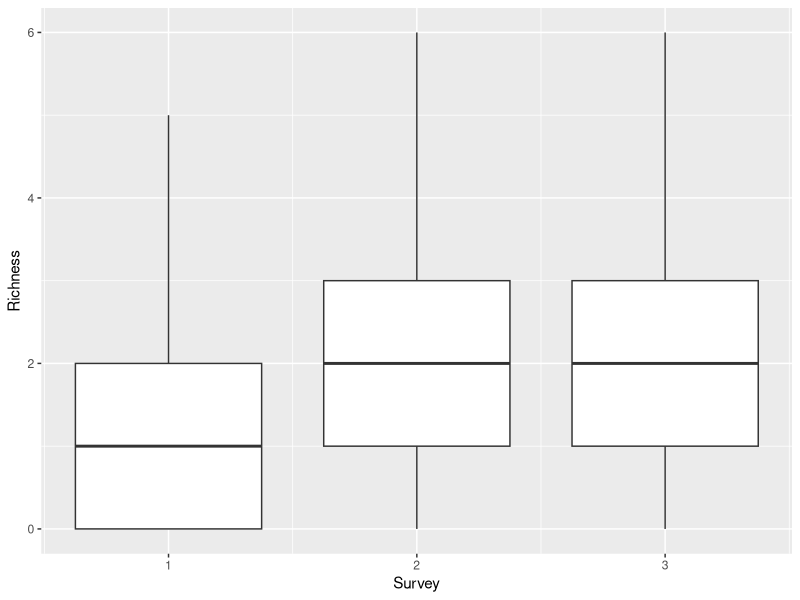
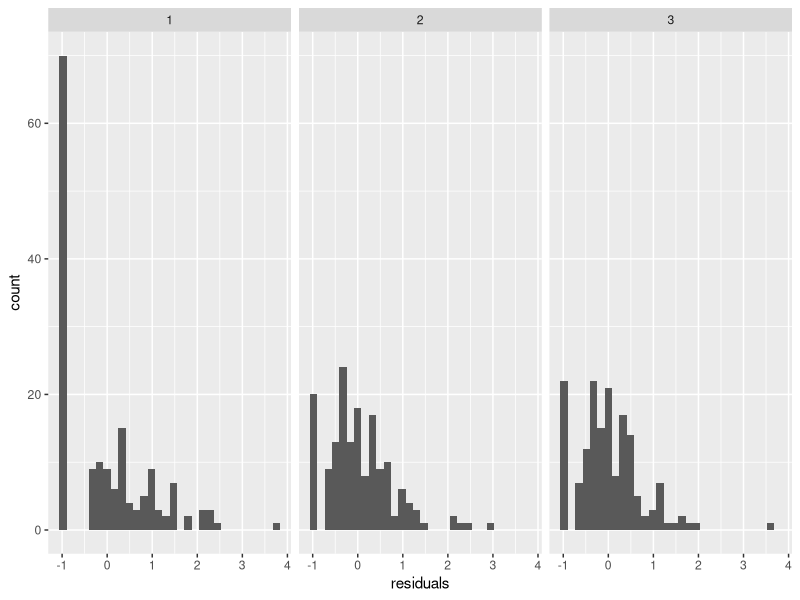
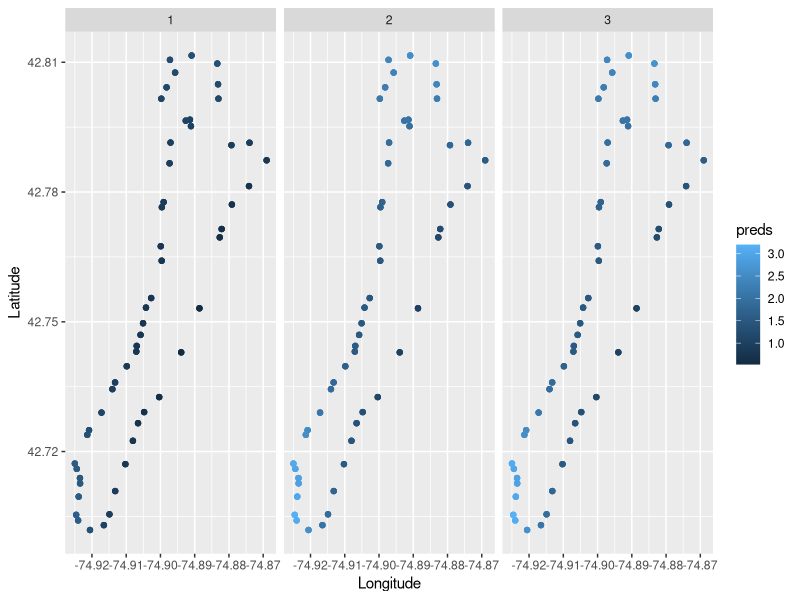
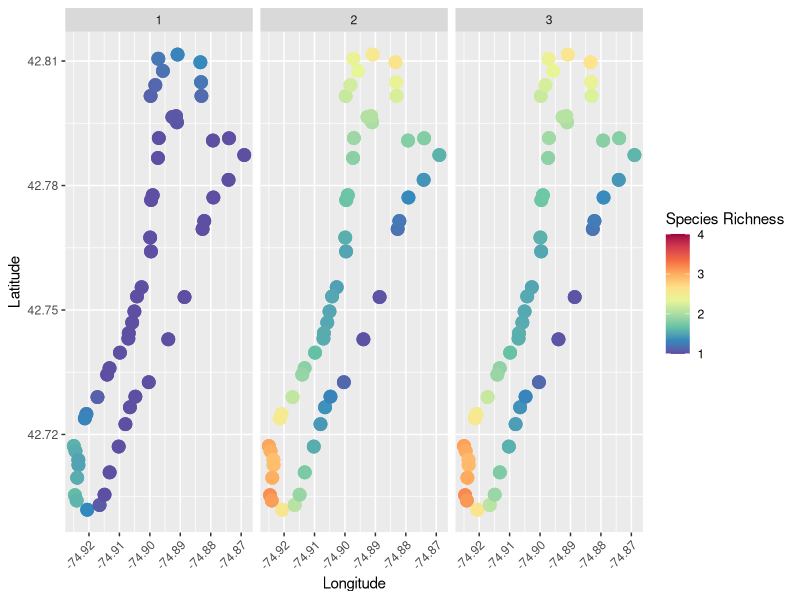
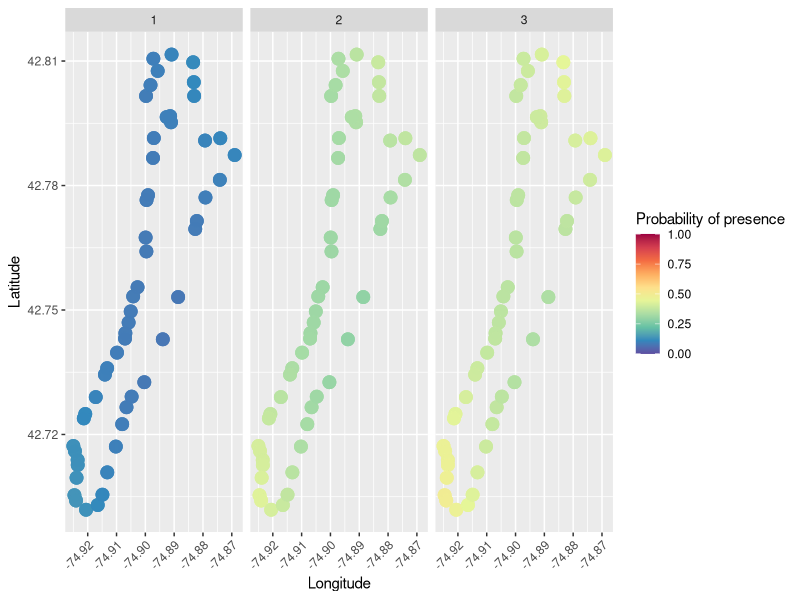

Reproduce these figures in R, in order.
## ---- chunk 1

## ---- chunk 2
library(tidyverse) # Data manipulation, summaries, plotting
library(RColorBrewer) # Pretty color ramps for graphs
## ---- chunk 3
plants <- read.csv("data/plant_abundances.csv")
## ---- chunk 4
long_data <- pivot_longer(plants,
                          cols = 8:ncol(plants),
                          names_to = "Species",
                          values_to = "Abundance")
## ---- chunk 5
# Initialize new column called Presence of all `0`s
long_data$Presence <- 0

# Change this to `1` if Abundance does not equal `Z` for zero
long_data$Presence[long_data$Abundance != "Z"] <- 1

## ---- chunk 6
richness <- long_data %>% 
  group_by(Site, Survey, Toss, Longitude, Latitude) %>% 
  summarize(Richness = sum(Presence))
## ---- chunk 7
ggplot(richness, aes(x = Survey, y = Richness, group = Survey)) +
  geom_boxplot()
## ---- chunk 8
kruskal.test(Richness ~ Survey, data = richness)
## ---- chunk 9
pairwise.wilcox.test(x = richness$Richness, 
                     g = richness$Survey, 
                     p.adjust.method = "bonferroni")
## ---- chunk 10
richness_mod <- glm(Richness ~ Longitude*Latitude + factor(Survey), 
                    data = richness, 
                    family = poisson)

summary(richness_mod)
## ---- chunk 11
# You can extract model residuals (errors) like this
# and add them to the original data
richness$residuals <- richness_mod$residuals

# That makes it easy to graph the residuals in ggplot!
ggplot(richness, aes(x = residuals)) +
  geom_histogram() +
  facet_wrap(~Survey)
## ---- chunk 12
richness$preds <-  predict(richness_mod, type = "response")
## ---- chunk 13
ggplot(richness, aes(x = Longitude, y = Latitude, color = preds)) +
  geom_point() +
  facet_wrap(~Survey)
## ---- chunk 14
# We could use the RColorBrewer package to make a spectral scale that looks cool
myPalette <- colorRampPalette(rev(brewer.pal(10, "Spectral")))
sc <- scale_colour_gradientn(colours = myPalette(10), limits=c(1, 4),
                             oob = scales::squish)

# Then we just add it to our ggplot like so, along with a couple of other 
# changes in the name of beautiful data visualization
ggplot(richness, aes(x = Longitude, y = Latitude, color = preds)) +
  geom_point(size = 4, alpha = 0.85) +
  facet_wrap(~Survey) +
  sc +
  labs(color = "Species Richness") +
  theme(axis.text.x = element_text(angle = 45, hjust = 1))
## ---- chunk 15
presence_data <- long_data %>% 
  filter(Species == "Potamogeton_richardsonii")
## ---- chunk 16
presence_mod <- glm(Presence ~ Longitude * Latitude + factor(Survey),
                    data = presence_data,
                    family = binomial)
## ---- chunk 17
presence_data$fit <- predict(presence_mod, type = "response") 
## ---- chunk 18
# We could use the RColorBrewer package to make a spectral scale that looks cool
myPalette <- colorRampPalette(rev(brewer.pal(10, "Spectral")))
sc <- scale_colour_gradientn(colours = myPalette(10), limits=c(0, 1),
                             oob = scales::squish)

# Then we just add it to our ggplot like so, along with a couple of other 
# changes in the name of beautiful data visualization
ggplot(presence_data, aes(x = Longitude, y = Latitude, color = fit)) +
  geom_point(size = 4, alpha = 0.85) +
  facet_wrap(~Survey) +
  sc +
  labs(color = "Probability of presence") +
  theme(axis.text.x = element_text(angle = 45, hjust = 1))
